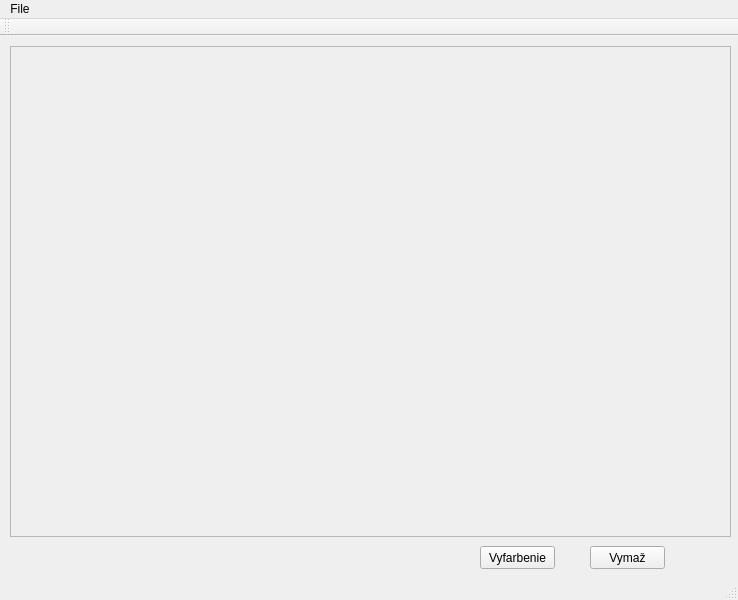
<?xml version="1.0" encoding="UTF-8"?>
<ui version="4.0">
 <class>GrafikaClass</class>
 <widget class="QMainWindow" name="GrafikaClass">
  <property name="geometry">
   <rect>
    <x>0</x>
    <y>0</y>
    <width>738</width>
    <height>600</height>
   </rect>
  </property>
  <property name="windowTitle">
   <string>Grafika</string>
  </property>
  <widget class="QWidget" name="centralWidget">
   <widget class="QScrollArea" name="scrollArea">
    <property name="geometry">
     <rect>
      <x>10</x>
      <y>10</y>
      <width>721</width>
      <height>491</height>
     </rect>
    </property>
    <property name="widgetResizable">
     <bool>true</bool>
    </property>
    <widget class="QWidget" name="scrollAreaWidgetContents">
     <property name="geometry">
      <rect>
       <x>0</x>
       <y>0</y>
       <width>719</width>
       <height>489</height>
      </rect>
     </property>
    </widget>
   </widget>
   <widget class="QPushButton" name="spoje">
    <property name="geometry">
     <rect>
      <x>480</x>
      <y>510</y>
      <width>75</width>
      <height>23</height>
     </rect>
    </property>
    <property name="text">
     <string>Vyfarbenie</string>
    </property>
   </widget>
   <widget class="QPushButton" name="vymaz">
    <property name="geometry">
     <rect>
      <x>590</x>
      <y>510</y>
      <width>75</width>
      <height>23</height>
     </rect>
    </property>
    <property name="text">
     <string>Vymaž</string>
    </property>
   </widget>
  </widget>
  <widget class="QMenuBar" name="menuBar">
   <property name="geometry">
    <rect>
     <x>0</x>
     <y>0</y>
     <width>738</width>
     <height>21</height>
    </rect>
   </property>
   <widget class="QMenu" name="menuFile">
    <property name="title">
     <string>File</string>
    </property>
   </widget>
   <addaction name="menuFile"/>
  </widget>
  <widget class="QToolBar" name="mainToolBar">
   <attribute name="toolBarArea">
    <enum>TopToolBarArea</enum>
   </attribute>
   <attribute name="toolBarBreak">
    <bool>false</bool>
   </attribute>
  </widget>
  <widget class="QStatusBar" name="statusBar"/>
  <action name="actionSave">
   <property name="text">
    <string>Save</string>
   </property>
  </action>
 </widget>
 <layoutdefault spacing="6" margin="11"/>
 <resources>
  <include location="Grafika.qrc"/>
 </resources>
 <connections/>
</ui>
